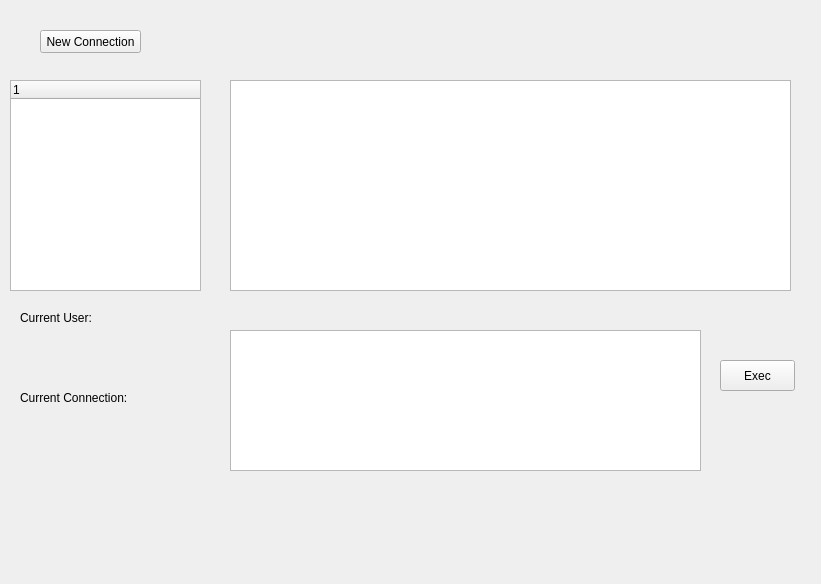
<?xml version="1.0" encoding="UTF-8"?>
<ui version="4.0">
 <class>Widget</class>
 <widget class="QWidget" name="Widget">
  <property name="geometry">
   <rect>
    <x>0</x>
    <y>0</y>
    <width>821</width>
    <height>584</height>
   </rect>
  </property>
  <property name="windowTitle">
   <string>MySQL Manager</string>
  </property>
  <widget class="QTreeWidget" name="treeWidget">
   <property name="geometry">
    <rect>
     <x>10</x>
     <y>80</y>
     <width>191</width>
     <height>211</height>
    </rect>
   </property>
   <property name="focusPolicy">
    <enum>Qt::StrongFocus</enum>
   </property>
   <property name="sizeAdjustPolicy">
    <enum>QAbstractScrollArea::AdjustToContentsOnFirstShow</enum>
   </property>
   <attribute name="headerCascadingSectionResizes">
    <bool>false</bool>
   </attribute>
   <attribute name="headerHighlightSections">
    <bool>true</bool>
   </attribute>
   <column>
    <property name="text">
     <string notr="true">1</string>
    </property>
   </column>
  </widget>
  <widget class="QPushButton" name="pushButton">
   <property name="geometry">
    <rect>
     <x>40</x>
     <y>30</y>
     <width>101</width>
     <height>23</height>
    </rect>
   </property>
   <property name="text">
    <string>New Connection</string>
   </property>
  </widget>
  <widget class="QTableWidget" name="tableWidget">
   <property name="geometry">
    <rect>
     <x>230</x>
     <y>80</y>
     <width>561</width>
     <height>211</height>
    </rect>
   </property>
   <property name="sizeAdjustPolicy">
    <enum>QAbstractScrollArea::AdjustToContentsOnFirstShow</enum>
   </property>
   <attribute name="horizontalHeaderShowSortIndicator" stdset="0">
    <bool>true</bool>
   </attribute>
  </widget>
  <widget class="QPushButton" name="pushButton_2">
   <property name="geometry">
    <rect>
     <x>720</x>
     <y>360</y>
     <width>75</width>
     <height>31</height>
    </rect>
   </property>
   <property name="text">
    <string>Exec</string>
   </property>
  </widget>
  <widget class="QLabel" name="label">
   <property name="geometry">
    <rect>
     <x>20</x>
     <y>310</y>
     <width>91</width>
     <height>16</height>
    </rect>
   </property>
   <property name="text">
    <string>Current User:</string>
   </property>
  </widget>
  <widget class="QLabel" name="label_2">
   <property name="geometry">
    <rect>
     <x>20</x>
     <y>390</y>
     <width>121</width>
     <height>16</height>
    </rect>
   </property>
   <property name="text">
    <string>Current Connection:</string>
   </property>
  </widget>
  <widget class="QLabel" name="label_3">
   <property name="geometry">
    <rect>
     <x>20</x>
     <y>350</y>
     <width>171</width>
     <height>16</height>
    </rect>
   </property>
   <property name="text">
    <string/>
   </property>
  </widget>
  <widget class="QLabel" name="label_4">
   <property name="geometry">
    <rect>
     <x>20</x>
     <y>430</y>
     <width>171</width>
     <height>16</height>
    </rect>
   </property>
   <property name="text">
    <string/>
   </property>
  </widget>
  <widget class="QPlainTextEdit" name="plainTextEdit">
   <property name="geometry">
    <rect>
     <x>230</x>
     <y>330</y>
     <width>471</width>
     <height>141</height>
    </rect>
   </property>
  </widget>
 </widget>
 <layoutdefault spacing="6" margin="11"/>
 <resources/>
 <connections/>
</ui>
